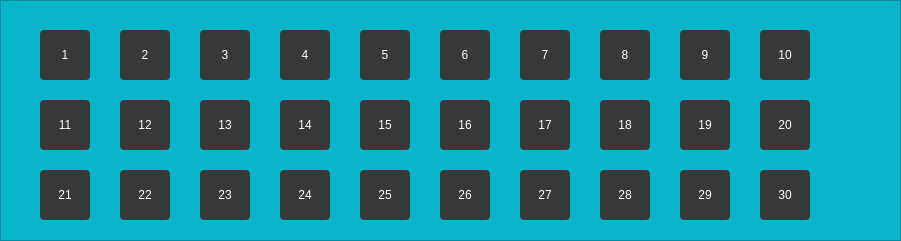
      <widget class="QFrame" name="frame_botones">
       <property name="geometry">
        <rect>
         <x>0</x>
         <y>440</y>
         <width>901</width>
         <height>241</height>
        </rect>
       </property>
       <property name="styleSheet">
        <string notr="true">background-color: rgb(9, 181, 203);</string>
       </property>
       <property name="frameShape">
        <enum>QFrame::StyledPanel</enum>
       </property>
       <property name="frameShadow">
        <enum>QFrame::Raised</enum>
       </property>
       <widget class="QPushButton" name="boton_014">
        <property name="geometry">
         <rect>
          <x>280</x>
          <y>100</y>
          <width>50</width>
          <height>50</height>
         </rect>
        </property>
        <property name="cursor">
         <cursorShape>PointingHandCursor</cursorShape>
        </property>
        <property name="styleSheet">
         <string notr="true">QPushButton{
background-color: rgb(56, 56, 56);
color: #FFFFFF;
border-radius: 4px
}
QPushButton:hover{
background-color: rgb(86, 86, 86)
}</string>
        </property>
        <property name="text">
         <string>14</string>
        </property>
       </widget>
       <widget class="QPushButton" name="boton_021">
        <property name="geometry">
         <rect>
          <x>40</x>
          <y>170</y>
          <width>50</width>
          <height>50</height>
         </rect>
        </property>
        <property name="cursor">
         <cursorShape>PointingHandCursor</cursorShape>
        </property>
        <property name="styleSheet">
         <string notr="true">QPushButton{
background-color: rgb(56, 56, 56);
color: #FFFFFF;
border-radius: 4px
}
QPushButton:hover{
background-color: rgb(86, 86, 86)
}</string>
        </property>
        <property name="text">
         <string>21</string>
        </property>
       </widget>
       <widget class="QPushButton" name="boton_018">
        <property name="geometry">
         <rect>
          <x>600</x>
          <y>100</y>
          <width>50</width>
          <height>50</height>
         </rect>
        </property>
        <property name="cursor">
         <cursorShape>PointingHandCursor</cursorShape>
        </property>
        <property name="styleSheet">
         <string notr="true">QPushButton{
background-color: rgb(56, 56, 56);
color: #FFFFFF;
border-radius: 4px
}
QPushButton:hover{
background-color: rgb(86, 86, 86)
}</string>
        </property>
        <property name="text">
         <string>18</string>
        </property>
       </widget>
       <widget class="QPushButton" name="boton_007">
        <property name="geometry">
         <rect>
          <x>520</x>
          <y>30</y>
          <width>50</width>
          <height>50</height>
         </rect>
        </property>
        <property name="cursor">
         <cursorShape>PointingHandCursor</cursorShape>
        </property>
        <property name="styleSheet">
         <string notr="true">QPushButton{
background-color: rgb(56, 56, 56);
color: #FFFFFF;
border-radius: 4px
}
QPushButton:hover{
background-color: rgb(86, 86, 86)
}</string>
        </property>
        <property name="text">
         <string>7</string>
        </property>
       </widget>
       <widget class="QPushButton" name="boton_019">
        <property name="geometry">
         <rect>
          <x>680</x>
          <y>100</y>
          <width>50</width>
          <height>50</height>
         </rect>
        </property>
        <property name="cursor">
         <cursorShape>PointingHandCursor</cursorShape>
        </property>
        <property name="styleSheet">
         <string notr="true">QPushButton{
background-color: rgb(56, 56, 56);
color: #FFFFFF;
border-radius: 4px
}
QPushButton:hover{
background-color: rgb(86, 86, 86)
}</string>
        </property>
        <property name="text">
         <string>19</string>
        </property>
       </widget>
       <widget class="QPushButton" name="boton_002">
        <property name="geometry">
         <rect>
          <x>120</x>
          <y>30</y>
          <width>50</width>
          <height>50</height>
         </rect>
        </property>
        <property name="cursor">
         <cursorShape>PointingHandCursor</cursorShape>
        </property>
        <property name="styleSheet">
         <string notr="true">QPushButton{
background-color: rgb(56, 56, 56);
color: #FFFFFF;
border-radius: 4px
}
QPushButton:hover{
background-color: rgb(86, 86, 86)
}</string>
        </property>
        <property name="text">
         <string>2</string>
        </property>
       </widget>
       <widget class="QPushButton" name="boton_009">
        <property name="geometry">
         <rect>
          <x>680</x>
          <y>30</y>
          <width>50</width>
          <height>50</height>
         </rect>
        </property>
        <property name="cursor">
         <cursorShape>PointingHandCursor</cursorShape>
        </property>
        <property name="styleSheet">
         <string notr="true">QPushButton{
background-color: rgb(56, 56, 56);
color: #FFFFFF;
border-radius: 4px
}
QPushButton:hover{
background-color: rgb(86, 86, 86)
}</string>
        </property>
        <property name="text">
         <string>9</string>
        </property>
       </widget>
       <widget class="QPushButton" name="boton_017">
        <property name="geometry">
         <rect>
          <x>520</x>
          <y>100</y>
          <width>50</width>
          <height>50</height>
         </rect>
        </property>
        <property name="cursor">
         <cursorShape>PointingHandCursor</cursorShape>
        </property>
        <property name="styleSheet">
         <string notr="true">QPushButton{
background-color: rgb(56, 56, 56);
color: #FFFFFF;
border-radius: 4px
}
QPushButton:hover{
background-color: rgb(86, 86, 86)
}</string>
        </property>
        <property name="text">
         <string>17</string>
        </property>
       </widget>
       <widget class="QPushButton" name="boton_026">
        <property name="geometry">
         <rect>
          <x>440</x>
          <y>170</y>
          <width>50</width>
          <height>50</height>
         </rect>
        </property>
        <property name="cursor">
         <cursorShape>PointingHandCursor</cursorShape>
        </property>
        <property name="styleSheet">
         <string notr="true">QPushButton{
background-color: rgb(56, 56, 56);
color: #FFFFFF;
border-radius: 4px
}
QPushButton:hover{
background-color: rgb(86, 86, 86)
}</string>
        </property>
        <property name="text">
         <string>26</string>
        </property>
       </widget>
       <widget class="QPushButton" name="boton_022">
        <property name="geometry">
         <rect>
          <x>120</x>
          <y>170</y>
          <width>50</width>
          <height>50</height>
         </rect>
        </property>
        <property name="cursor">
         <cursorShape>PointingHandCursor</cursorShape>
        </property>
        <property name="styleSheet">
         <string notr="true">QPushButton{
background-color: rgb(56, 56, 56);
color: #FFFFFF;
border-radius: 4px
}
QPushButton:hover{
background-color: rgb(86, 86, 86)
}</string>
        </property>
        <property name="text">
         <string>22</string>
        </property>
       </widget>
       <widget class="QPushButton" name="boton_029">
        <property name="geometry">
         <rect>
          <x>680</x>
          <y>170</y>
          <width>50</width>
          <height>50</height>
         </rect>
        </property>
        <property name="cursor">
         <cursorShape>PointingHandCursor</cursorShape>
        </property>
        <property name="styleSheet">
         <string notr="true">QPushButton{
background-color: rgb(56, 56, 56);
color: #FFFFFF;
border-radius: 4px
}
QPushButton:hover{
background-color: rgb(86, 86, 86)
}</string>
        </property>
        <property name="text">
         <string>29</string>
        </property>
       </widget>
       <widget class="QPushButton" name="boton_013">
        <property name="geometry">
         <rect>
          <x>200</x>
          <y>100</y>
          <width>50</width>
          <height>50</height>
         </rect>
        </property>
        <property name="cursor">
         <cursorShape>PointingHandCursor</cursorShape>
        </property>
        <property name="styleSheet">
         <string notr="true">QPushButton{
background-color: rgb(56, 56, 56);
color: #FFFFFF;
border-radius: 4px
}
QPushButton:hover{
background-color: rgb(86, 86, 86)
}</string>
        </property>
        <property name="text">
         <string>13</string>
        </property>
       </widget>
       <widget class="QPushButton" name="boton_005">
        <property name="geometry">
         <rect>
          <x>360</x>
          <y>30</y>
          <width>50</width>
          <height>50</height>
         </rect>
        </property>
        <property name="cursor">
         <cursorShape>PointingHandCursor</cursorShape>
        </property>
        <property name="styleSheet">
         <string notr="true">QPushButton{
background-color: rgb(56, 56, 56);
color: #FFFFFF;
border-radius: 4px
}
QPushButton:hover{
background-color: rgb(86, 86, 86)
}</string>
        </property>
        <property name="text">
         <string>5</string>
        </property>
       </widget>
       <widget class="QPushButton" name="boton_012">
        <property name="geometry">
         <rect>
          <x>120</x>
          <y>100</y>
          <width>50</width>
          <height>50</height>
         </rect>
        </property>
        <property name="cursor">
         <cursorShape>PointingHandCursor</cursorShape>
        </property>
        <property name="styleSheet">
         <string notr="true">QPushButton{
background-color: rgb(56, 56, 56);
color: #FFFFFF;
border-radius: 4px
}
QPushButton:hover{
background-color: rgb(86, 86, 86)
}</string>
        </property>
        <property name="text">
         <string>12</string>
        </property>
       </widget>
       <widget class="QPushButton" name="boton_008">
        <property name="geometry">
         <rect>
          <x>600</x>
          <y>30</y>
          <width>50</width>
          <height>50</height>
         </rect>
        </property>
        <property name="cursor">
         <cursorShape>PointingHandCursor</cursorShape>
        </property>
        <property name="styleSheet">
         <string notr="true">QPushButton{
background-color: rgb(56, 56, 56);
color: #FFFFFF;
border-radius: 4px
}
QPushButton:hover{
background-color: rgb(86, 86, 86)
}</string>
        </property>
        <property name="text">
         <string>8</string>
        </property>
       </widget>
       <widget class="QPushButton" name="boton_027">
        <property name="geometry">
         <rect>
          <x>520</x>
          <y>170</y>
          <width>50</width>
          <height>50</height>
         </rect>
        </property>
        <property name="cursor">
         <cursorShape>PointingHandCursor</cursorShape>
        </property>
        <property name="styleSheet">
         <string notr="true">QPushButton{
background-color: rgb(56, 56, 56);
color: #FFFFFF;
border-radius: 4px
}
QPushButton:hover{
background-color: rgb(86, 86, 86)
}</string>
        </property>
        <property name="text">
         <string>27</string>
        </property>
       </widget>
       <widget class="QPushButton" name="boton_010">
        <property name="geometry">
         <rect>
          <x>760</x>
          <y>30</y>
          <width>50</width>
          <height>50</height>
         </rect>
        </property>
        <property name="cursor">
         <cursorShape>PointingHandCursor</cursorShape>
        </property>
        <property name="styleSheet">
         <string notr="true">QPushButton{
background-color: rgb(56, 56, 56);
color: #FFFFFF;
border-radius: 4px
}
QPushButton:hover{
background-color: rgb(86, 86, 86)
}</string>
        </property>
        <property name="text">
         <string>10</string>
        </property>
       </widget>
       <widget class="QPushButton" name="boton_001">
        <property name="geometry">
         <rect>
          <x>40</x>
          <y>30</y>
          <width>50</width>
          <height>50</height>
         </rect>
        </property>
        <property name="cursor">
         <cursorShape>PointingHandCursor</cursorShape>
        </property>
        <property name="styleSheet">
         <string notr="true">QPushButton{
background-color: rgb(56, 56, 56);
color: #FFFFFF;
border-radius: 4px
}
QPushButton:hover{
background-color: rgb(86, 86, 86)
}</string>
        </property>
        <property name="text">
         <string>1</string>
        </property>
       </widget>
       <widget class="QPushButton" name="boton_028">
        <property name="geometry">
         <rect>
          <x>600</x>
          <y>170</y>
          <width>50</width>
          <height>50</height>
         </rect>
        </property>
        <property name="cursor">
         <cursorShape>PointingHandCursor</cursorShape>
        </property>
        <property name="styleSheet">
         <string notr="true">QPushButton{
background-color: rgb(56, 56, 56);
color: #FFFFFF;
border-radius: 4px
}
QPushButton:hover{
background-color: rgb(86, 86, 86)
}</string>
        </property>
        <property name="text">
         <string>28</string>
        </property>
       </widget>
       <widget class="QPushButton" name="boton_025">
        <property name="geometry">
         <rect>
          <x>360</x>
          <y>170</y>
          <width>50</width>
          <height>50</height>
         </rect>
        </property>
        <property name="cursor">
         <cursorShape>PointingHandCursor</cursorShape>
        </property>
        <property name="styleSheet">
         <string notr="true">QPushButton{
background-color: rgb(56, 56, 56);
color: #FFFFFF;
border-radius: 4px
}
QPushButton:hover{
background-color: rgb(86, 86, 86)
}</string>
        </property>
        <property name="text">
         <string>25</string>
        </property>
       </widget>
       <widget class="QPushButton" name="boton_023">
        <property name="geometry">
         <rect>
          <x>200</x>
          <y>170</y>
          <width>50</width>
          <height>50</height>
         </rect>
        </property>
        <property name="cursor">
         <cursorShape>PointingHandCursor</cursorShape>
        </property>
        <property name="styleSheet">
         <string notr="true">QPushButton{
background-color: rgb(56, 56, 56);
color: #FFFFFF;
border-radius: 4px
}
QPushButton:hover{
background-color: rgb(86, 86, 86)
}</string>
        </property>
        <property name="text">
         <string>23</string>
        </property>
       </widget>
       <widget class="QPushButton" name="boton_003">
        <property name="geometry">
         <rect>
          <x>200</x>
          <y>30</y>
          <width>50</width>
          <height>50</height>
         </rect>
        </property>
        <property name="cursor">
         <cursorShape>PointingHandCursor</cursorShape>
        </property>
        <property name="styleSheet">
         <string notr="true">QPushButton{
background-color: rgb(56, 56, 56);
color: #FFFFFF;
border-radius: 4px
}
QPushButton:hover{
background-color: rgb(86, 86, 86)
}</string>
        </property>
        <property name="text">
         <string>3</string>
        </property>
       </widget>
       <widget class="QPushButton" name="boton_006">
        <property name="geometry">
         <rect>
          <x>440</x>
          <y>30</y>
          <width>50</width>
          <height>50</height>
         </rect>
        </property>
        <property name="cursor">
         <cursorShape>PointingHandCursor</cursorShape>
        </property>
        <property name="styleSheet">
         <string notr="true">QPushButton{
background-color: rgb(56, 56, 56);
color: #FFFFFF;
border-radius: 4px
}
QPushButton:hover{
background-color: rgb(86, 86, 86)
}</string>
        </property>
        <property name="text">
         <string>6</string>
        </property>
       </widget>
       <widget class="QPushButton" name="boton_024">
        <property name="geometry">
         <rect>
          <x>280</x>
          <y>170</y>
          <width>50</width>
          <height>50</height>
         </rect>
        </property>
        <property name="cursor">
         <cursorShape>PointingHandCursor</cursorShape>
        </property>
        <property name="styleSheet">
         <string notr="true">QPushButton{
background-color: rgb(56, 56, 56);
color: #FFFFFF;
border-radius: 4px
}
QPushButton:hover{
background-color: rgb(86, 86, 86)
}</string>
        </property>
        <property name="text">
         <string>24</string>
        </property>
       </widget>
       <widget class="QPushButton" name="boton_020">
        <property name="geometry">
         <rect>
          <x>760</x>
          <y>100</y>
          <width>50</width>
          <height>50</height>
         </rect>
        </property>
        <property name="cursor">
         <cursorShape>PointingHandCursor</cursorShape>
        </property>
        <property name="styleSheet">
         <string notr="true">QPushButton{
background-color: rgb(56, 56, 56);
color: #FFFFFF;
border-radius: 4px
}
QPushButton:hover{
background-color: rgb(86, 86, 86)
}</string>
        </property>
        <property name="text">
         <string>20</string>
        </property>
       </widget>
       <widget class="QPushButton" name="boton_015">
        <property name="geometry">
         <rect>
          <x>360</x>
          <y>100</y>
          <width>50</width>
          <height>50</height>
         </rect>
        </property>
        <property name="cursor">
         <cursorShape>PointingHandCursor</cursorShape>
        </property>
        <property name="styleSheet">
         <string notr="true">QPushButton{
background-color: rgb(56, 56, 56);
color: #FFFFFF;
border-radius: 4px
}
QPushButton:hover{
background-color: rgb(86, 86, 86)
}</string>
        </property>
        <property name="text">
         <string>15</string>
        </property>
       </widget>
       <widget class="QPushButton" name="boton_004">
        <property name="geometry">
         <rect>
          <x>280</x>
          <y>30</y>
          <width>50</width>
          <height>50</height>
         </rect>
        </property>
        <property name="cursor">
         <cursorShape>PointingHandCursor</cursorShape>
        </property>
        <property name="styleSheet">
         <string notr="true">QPushButton{
background-color: rgb(56, 56, 56);
color: #FFFFFF;
border-radius: 4px
}
QPushButton:hover{
background-color: rgb(86, 86, 86)
}</string>
        </property>
        <property name="text">
         <string>4</string>
        </property>
       </widget>
       <widget class="QPushButton" name="boton_011">
        <property name="geometry">
         <rect>
          <x>40</x>
          <y>100</y>
          <width>50</width>
          <height>50</height>
         </rect>
        </property>
        <property name="cursor">
         <cursorShape>PointingHandCursor</cursorShape>
        </property>
        <property name="styleSheet">
         <string notr="true">QPushButton{
background-color: rgb(56, 56, 56);
color: #FFFFFF;
border-radius: 4px
}
QPushButton:hover{
background-color: rgb(86, 86, 86)
}</string>
        </property>
        <property name="text">
         <string>11</string>
        </property>
       </widget>
       <widget class="QPushButton" name="boton_016">
        <property name="geometry">
         <rect>
          <x>440</x>
          <y>100</y>
          <width>50</width>
          <height>50</height>
         </rect>
        </property>
        <property name="cursor">
         <cursorShape>PointingHandCursor</cursorShape>
        </property>
        <property name="styleSheet">
         <string notr="true">QPushButton{
background-color: rgb(56, 56, 56);
color: #FFFFFF;
border-radius: 4px
}
QPushButton:hover{
background-color: rgb(86, 86, 86)
}</string>
        </property>
        <property name="text">
         <string>16</string>
        </property>
       </widget>
       <widget class="QPushButton" name="boton_030">
        <property name="geometry">
         <rect>
          <x>760</x>
          <y>170</y>
          <width>50</width>
          <height>50</height>
         </rect>
        </property>
        <property name="cursor">
         <cursorShape>PointingHandCursor</cursorShape>
        </property>
        <property name="styleSheet">
         <string notr="true">QPushButton{
background-color: rgb(56, 56, 56);
color: #FFFFFF;
border-radius: 4px
}
QPushButton:hover{
background-color: rgb(86, 86, 86)
}</string>
        </property>
        <property name="text">
         <string>30</string>
        </property>
       </widget>
      </widget>
